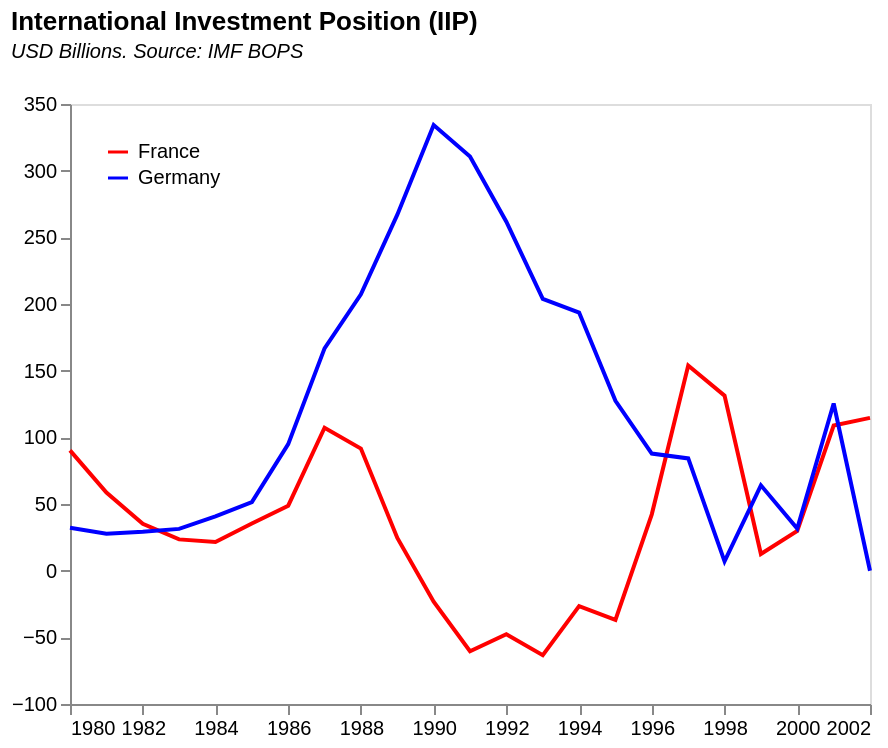

This figure's Vega-Lite source:
### Vega-Lite specification from a JSON file in a GitHub repository (floating-point values rounded to 4 significant figures)
{"$schema": "https://vega.github.io/schema/vega-lite/v5.json", "data": {"values": [{"Year": "1980", "Bangladesh": "", "Brazil": "", "China": "", "Congo DR": "", "Egypt": "", "France": "90177", "Germany": "32115", "India": "", "Indonesia": "", "Japan": "", "Korea": "", "Mexico": "", "Nigeria": "", "Pakistan": "", "Philippines": "", "Russia": "", "Thailand": "", "Turkey": "", "UK": "41093", "US": "296861"}, {"Year": "1981", "Bangladesh": "", "Brazil": "", "China": "", "Congo DR": "", "Egypt": "", "France": "58546", "Germany": "27755", "India": "", "Indonesia": "", "Japan": "", "Korea": "", "Mexico": "", "Nigeria": "", "Pakistan": "", "Philippines": "", "Russia": "", "Thailand": "", "Turkey": "", "UK": "60064", "US": "226992"}, {"Year": "1982", "Bangladesh": "", "Brazil": "", "China": "", "Congo DR": "", "Egypt": "", "France": "35123", "Germany": "29125", "India": "", "Indonesia": "", "Japan": "", "Korea": "", "Mexico": "", "Nigeria": "", "Pakistan": "", "Philippines": "", "Russia": "", "Thailand": "", "Turkey": "", "UK": "68113", "US": "238366"}, {"Year": "1983", "Bangladesh": "", "Brazil": "", "China": "", "Congo DR": "", "Egypt": "", "France": "23462", "Germany": "31337", "India": "", "Indonesia": "", "Japan": "", "Korea": "", "Mexico": "", "Nigeria": "", "Pakistan": "", "Philippines": "", "Russia": "", "Thailand": "", "Turkey": "-17384", "UK": "78594", "US": "261495"}, {"Year": "1984", "Bangladesh": "", "Brazil": "", "China": "", "Congo DR": "", "Egypt": "", "France": "21474", "Germany": "40715", "India": "", "Indonesia": "", "Japan": "", "Korea": "", "Mexico": "", "Nigeria": "", "Pakistan": "", "Philippines": "", "Russia": "", "Thailand": "", "Turkey": "-16651", "UK": "88688", "US": "140140"}, {"Year": "1985", "Bangladesh": "", "Brazil": "", "China": "", "Congo DR": "", "Egypt": "", "France": "35433", "Germany": "51455", "India": "", "Indonesia": "", "Japan": "", "Korea": "", "Mexico": "", "Nigeria": "", "Pakistan": "", "Philippines": "", "Russia": "", "Thailand": "", "Turkey": "-20708", "UK": "100389", "US": "104281"}, {"Year": "1986", "Bangladesh": "", "Brazil": "", "China": "", "Congo DR": "", "Egypt": "", "France": "48744", "Germany": "94864", "India": "", "Indonesia": "", "Japan": "", "Korea": "", "Mexico": "", "Nigeria": "", "Pakistan": "", "Philippines": "", "Russia": "", "Thailand": "", "Turkey": "-24934", "UK": "144672", "US": "109231"}, {"Year": "1987", "Bangladesh": "", "Brazil": "", "China": "", "Congo DR": "", "Egypt": "", "France": "107202", "Germany": "166702", "India": "", "Indonesia": "", "Japan": "", "Korea": "", "Mexico": "", "Nigeria": "", "Pakistan": "", "Philippines": "", "Russia": "", "Thailand": "", "Turkey": "-29522", "UK": "91209", "US": "59617"}, {"Year": "1988", "Bangladesh": "", "Brazil": "", "China": "", "Congo DR": "", "Egypt": "", "France": "91554", "Germany": "207217", "India": "", "Indonesia": "", "Japan": "", "Korea": "", "Mexico": "", "Nigeria": "", "Pakistan": "", "Philippines": "", "Russia": "", "Thailand": "", "Turkey": "-30623", "UK": "86285", "US": "21478"}, {"Year": "1989", "Bangladesh": "", "Brazil": "", "China": "", "Congo DR": "", "Egypt": "", "France": "24531", "Germany": "266985", "India": "", "Indonesia": "", "Japan": "", "Korea": "", "Mexico": "", "Nigeria": "", "Pakistan": "", "Philippines": "", "Russia": "", "Thailand": "", "Turkey": "-30523", "UK": "81492", "US": "-33713"}, {"Year": "1990", "Bangladesh": "", "Brazil": "", "China": "", "Congo DR": "", "Egypt": "", "France": "-23216", "Germany": "334268", "India": "", "Indonesia": "", "Japan": "", "Korea": "", "Mexico": "", "Nigeria": "", "Pakistan": "", "Philippines": "", "Russia": "", "Thailand": "", "Turkey": "-36759", "UK": "-27053", "US": "-149523"}, {"Year": "1991", "Bangladesh": "", "Brazil": "", "China": "", "Congo DR": "", "Egypt": "", "France": "-60477", "Germany": "310551", "India": "", "Indonesia": "", "Japan": "", "Korea": "", "Mexico": "", "Nigeria": "", "Pakistan": "", "Philippines": "", "Russia": "", "Thailand": "", "Turkey": "-35419", "UK": "-7577", "US": "-243315"}, {"Year": "1992", "Bangladesh": "", "Brazil": "", "China": "", "Congo DR": "", "Egypt": "", "France": "-47637", "Germany": "261679", "India": "", "Indonesia": "", "Japan": "", "Korea": "", "Mexico": "", "Nigeria": "", "Pakistan": "", "Philippines": "", "Russia": "", "Thailand": "", "Turkey": "-37335", "UK": "16700", "US": "-432128"}, {"Year": "1993", "Bangladesh": "", "Brazil": "", "China": "", "Congo DR": "", "Egypt": "", "France": "-63409", "Germany": "203812", "India": "", "Indonesia": "", "Japan": "", "Korea": "", "Mexico": "", "Nigeria": "", "Pakistan": "", "Philippines": "", "Russia": "17891", "Thailand": "", "Turkey": "-46316", "UK": "43837", "US": "-121808"}, {"Year": "1994", "Bangladesh": "", "Brazil": "", "China": "", "Congo DR": "", "Egypt": "", "France": "-26574", "Germany": "193582", "India": "", "Indonesia": "", "Japan": "", "Korea": "-37245", "Mexico": "", "Nigeria": "", "Pakistan": "", "Philippines": "", "Russia": "14862", "Thailand": "", "Turkey": "-45996", "UK": "35244", "US": "-110311"}, {"Year": "1995", "Bangladesh": "", "Brazil": "", "China": "", "Congo DR": "", "Egypt": "", "France": "-36867", "Germany": "127360", "India": "", "Indonesia": "", "Japan": "", "Korea": "-46129", "Mexico": "", "Nigeria": "", "Pakistan": "", "Philippines": "", "Russia": "13153", "Thailand": "-53976", "Turkey": "-46786", "UK": "-23048", "US": "-277567"}, {"Year": "1996", "Bangladesh": "", "Brazil": "", "China": "", "Congo DR": "", "Egypt": "", "France": "42240", "Germany": "87795", "India": "-83413", "Indonesia": "", "Japan": "891025", "Korea": "-63529", "Mexico": "", "Nigeria": "", "Pakistan": "", "Philippines": "", "Russia": "6877", "Thailand": "-62859", "Turkey": "-50289", "UK": "-96952", "US": "-328306"}, {"Year": "1997", "Bangladesh": "", "Brazil": "", "China": "", "Congo DR": "", "Egypt": "", "France": "153839", "Germany": "84203", "India": "-82081", "Indonesia": "", "Japan": "958733", "Korea": "-75538", "Mexico": "", "Nigeria": "", "Pakistan": "", "Philippines": "", "Russia": "612", "Thailand": "-74382", "Turkey": "-56305", "UK": "-93187", "US": "-788225"}, {"Year": "1998", "Bangladesh": "", "Brazil": "", "China": "", "Congo DR": "", "Egypt": "", "France": "131245", "Germany": "6972", "India": "-80294", "Indonesia": "", "Japan": "1153635", "Korea": "-68896", "Mexico": "", "Nigeria": "", "Pakistan": "", "Philippines": "", "Russia": "-4370", "Thailand": "-63812", "Turkey": "-62718", "UK": "-196765", "US": "-1033775"}, {"Year": "1999", "Bangladesh": "-12087", "Brazil": "", "China": "", "Congo DR": "", "Egypt": "", "France": "12531", "Germany": "64031", "India": "-78028", "Indonesia": "", "Japan": "829119", "Korea": "-91691", "Mexico": "", "Nigeria": "", "Pakistan": "", "Philippines": "", "Russia": "4305", "Thailand": "-46807", "Turkey": "-72436", "UK": "-260523", "US": "-1002236"}, {"Year": "2000", "Bangladesh": "-15379", "Brazil": "", "China": "", "Congo DR": "", "Egypt": "", "France": "29709", "Germany": "31629", "India": "-76841", "Indonesia": "", "Japan": "1157933", "Korea": "-42269", "Mexico": "", "Nigeria": "", "Pakistan": "", "Philippines": "", "Russia": "70133", "Thailand": "-58993", "Turkey": "-96782", "UK": "-132716", "US": "-1536249"}, {"Year": "2001", "Bangladesh": "-15790", "Brazil": "-262275", "China": "", "Congo DR": "", "Egypt": "", "France": "108875", "Germany": "125344", "India": "-70874", "Indonesia": "-114293", "Japan": "1360082", "Korea": "-57708", "Mexico": "-220599", "Nigeria": "", "Pakistan": "", "Philippines": "-37232", "Russia": "50507", "Thailand": "-50809", "Turkey": "-82929", "UK": "-121468", "US": "-2294467"}, {"Year": "2002", "Bangladesh": "-17695", "Brazil": "-227590", "China": "", "Congo DR": "", "Egypt": "", "France": "114577", "Germany": "-75", "India": "-60795", "Indonesia": "-98946", "Japan": "1462160", "Korea": "-61082", "Mexico": "-200174", "Nigeria": "", "Pakistan": "", "Philippines": "-37877", "Russia": "43338", "Thailand": "-44634", "Turkey": "-83441", "UK": "-1709", "US": "-2410364"}, {"Year": "2003", "Bangladesh": "-18102", "Brazil": "-267762", "China": "", "Congo DR": "", "Egypt": "", "France": "-57404", "Germany": "21080", "India": "-47254", "Indonesia": "-106317", "Japan": "1613625", "Korea": "-63018", "Mexico": "-212243", "Nigeria": "", "Pakistan": "-26840", "Philippines": "-41614", "Russia": "10030", "Thailand": "-54579", "Turkey": "-103314", "UK": "-32364", "US": "-2292395"}, {"Year": "2004", "Bangladesh": "-18524", "Brazil": "-282137", "China": "240419", "Congo DR": "", "Egypt": "-20760", "France": "-71723", "Germany": "138922", "India": "-44304", "Indonesia": "-117129", "Japan": "1784482", "Korea": "-60215", "Mexico": "-236625", "Nigeria": "", "Pakistan": "-28066", "Philippines": "-40211", "Russia": "-4797", "Thailand": "-50966", "Turkey": "-124377", "UK": "-218151", "US": "-2362767"}, {"Year": "2005", "Bangladesh": "-19683", "Brazil": "-299735", "China": "356829", "Congo DR": "", "Egypt": "-16275", "France": "-34070", "Germany": "356520", "India": "-60174", "Indonesia": "-125197", "Japan": "1531754", "Korea": "-143871", "Mexico": "-256445", "Nigeria": "-22389", "Pakistan": "-29430", "Philippines": "-39898", "Russia": "-31866", "Thailand": "-53835", "Turkey": "-170260", "UK": "-204555", "US": "-1857865"}, {"Year": "2006", "Bangladesh": "-19828", "Brazil": "-350436", "China": "518259", "Congo DR": "", "Egypt": "-11014", "France": "-107530", "Germany": "423929", "India": "-60707", "Indonesia": "-137216", "Japan": "1808167", "Korea": "-156707", "Mexico": "-313616", "Nigeria": "5293", "Pakistan": "-35718", "Philippines": "-46173", "Russia": "-14838", "Thailand": "-55153", "Turkey": "-203054", "UK": "-332062", "US": "-1807818"}, {"Year": "2007", "Bangladesh": "-19733", "Brazil": "-496021", "China": "952001", "Congo DR": "", "Egypt": "-8579", "France": "-239171", "Germany": "429060", "India": "-75842", "Indonesia": "-169546", "Japan": "2194949", "Korea": "-188934", "Mexico": "-319618", "Nigeria": "8539", "Pakistan": "-51041", "Philippines": "-47260", "Russia": "-148642", "Thailand": "-55069", "Turkey": "-309701", "UK": "-401846", "US": "-1278830"}, {"Year": "2008", "Bangladesh": "-21836", "Brazil": "-243658", "China": "1392197", "Congo DR": "", "Egypt": "-27238", "France": "-368196", "Germany": "594007", "India": "-88582", "Indonesia": "-148123", "Japan": "2489372", "Korea": "-70256", "Mexico": "-292164", "Nigeria": "14530", "Pakistan": "-70451", "Philippines": "-31558", "Russia": "250250", "Thailand": "-13417", "Turkey": "-191978", "UK": "154770", "US": "-3994624"}, {"Year": "2009", "Bangladesh": "-19138", "Brazil": "-559110", "China": "1293397", "Congo DR": "", "Egypt": "-29738", "France": "-394677", "Germany": "763506", "India": "-131893", "Indonesia": "-213724", "Japan": "2916476", "Korea": "-100684", "Mexico": "-323001", "Nigeria": "-7891", "Pakistan": "-55933", "Philippines": "-29140", "Russia": "102912", "Thailand": "-4517", "Turkey": "-270142", "UK": "-419179", "US": "-2626940"}, {"Year": "2010", "Bangladesh": "-21070", "Brazil": "-906164", "China": "1478292", "Congo DR": "", "Egypt": "-43449", "France": "-226538", "Germany": "720533", "India": "-211498", "Indonesia": "-291062", "Japan": "3150373", "Korea": "-132652", "Mexico": "-409147", "Nigeria": "-15236", "Pakistan": "-59162", "Philippines": "-29312", "Russia": "18409", "Thailand": "-41873", "Turkey": "-363519", "UK": "-204448", "US": "-2511072"}, {"Year": "2011", "Bangladesh": "-22153", "Brazil": "-820352", "China": "1534790", "Congo DR": "", "Egypt": "-52611", "France": "-200851", "Germany": "648468", "India": "-226581", "Indonesia": "-318273", "Japan": "3419240", "Korea": "-82183", "Mexico": "-373553", "Nigeria": "-24561", "Pakistan": "-59820", "Philippines": "-23054", "Russia": "149450", "Thailand": "-41047", "Turkey": "-316034", "UK": "-232880", "US": "-4454617"}, {"Year": "2012", "Bangladesh": "-19422", "Brazil": "-794826", "China": "1678075", "Congo DR": "", "Egypt": "-69315", "France": "-353302", "Germany": "800674", "India": "-301166", "Indonesia": "-361224", "Japan": "3458136", "Korea": "-97686", "Mexico": "-514695", "Nigeria": "-32503", "Pakistan": "-63762", "Philippines": "-40637", "Russia": "142331", "Thailand": "-81072", "Turkey": "-425062", "UK": "-697637", "US": "-4569528"}, {"Year": "2013", "Bangladesh": "-18864", "Brazil": "-723915", "China": "1818365", "Congo DR": "-17244", "Egypt": "-82288", "France": "-483370", "Germany": "956879", "India": "-323170", "Indonesia": "-371433", "Japan": "3093319", "Korea": "-40383", "Mexico": "-571647", "Nigeria": "-52590", "Pakistan": "-70996", "Philippines": "-35957", "Russia": "185483", "Thailand": "-69644", "Turkey": "-391309", "UK": "-453145", "US": "-5443587"}, {"Year": "2014", "Bangladesh": "-22399", "Brazil": "-705914", "China": "1610312", "Congo DR": "-16826", "Egypt": "-85376", "France": "-407578", "Germany": "1031699", "India": "-361538", "Indonesia": "-383973", "Japan": "2910483", "Korea": "80879", "Mexico": "-536811", "Nigeria": "-84542", "Pakistan": "-76343", "Philippines": "-40897", "Russia": "313248", "Thailand": "-97279", "Turkey": "-436185", "UK": "-567126", "US": "-7021188"}, {"Year": "2015", "Bangladesh": "-20974", "Brazil": "-374685", "China": "1698871", "Congo DR": "-17923", "Egypt": "-101463", "France": "-309406", "Germany": "1138773", "India": "-368442", "Indonesia": "-376834", "Japan": "2715205", "Korea": "204454", "Mexico": "-501315", "Nigeria": "-106528", "Pakistan": "-76703", "Philippines": "-28202", "Russia": "339169", "Thailand": "-42817", "Turkey": "-369547", "UK": "-460280", "US": "-7590470"}, {"Year": "2016", "Bangladesh": "-21474", "Brazil": "-566634", "China": "1984890", "Congo DR": "-19251", "Egypt": "-123711", "France": "-306291", "Germany": "1294547", "India": "-367345", "Indonesia": "-333782", "Japan": "2879243", "Korea": "281138", "Mexico": "-460143", "Nigeria": "-63634", "Pakistan": "-89981", "Philippines": "-27993", "Russia": "219666", "Thailand": "-33115", "Turkey": "-345530", "UK": "196047", "US": "-8258387"}, {"Year": "2017", "Bangladesh": "-28664", "Brazil": "-645232", "China": "2065230", "Congo DR": "-20627", "Egypt": "-139669", "France": "-554194", "Germany": "1733811", "India": "-426692", "Indonesia": "-323365", "Japan": "2916644", "Korea": "261710", "Mexico": "-525429", "Nigeria": "-57414", "Pakistan": "-103902", "Philippines": "-42709", "Russia": "280296", "Thailand": "-50286", "Turkey": "-442518", "UK": "-94187", "US": "-7830724"}, {"Year": "2018", "Bangladesh": "-40700", "Brazil": "-595353", "China": "2107502", "Congo DR": "-22253", "Egypt": "-156953", "France": "-521450", "Germany": "2014470", "India": "-433862", "Indonesia": "-317051", "Japan": "3080381", "Korea": "436190", "Mexico": "-554350", "Nigeria": "-56333", "Pakistan": "-112632", "Philippines": "-48556", "Russia": "374402", "Thailand": "-26316", "Turkey": "-336090", "UK": "-83549", "US": "-9795821"}, {"Year": "2019", "Bangladesh": "-48313", "Brazil": "-785695", "China": "2299588", "Congo DR": "-23538", "Egypt": "-176013", "France": "-674129", "Germany": "2284515", "India": "-430301", "Indonesia": "-337919", "Japan": "3270456", "Korea": "517765", "Mexico": "-613272", "Nigeria": "-67407", "Pakistan": "-115006", "Philippines": "-38769", "Russia": "359491", "Thailand": "-23973", "Turkey": "-309297", "UK": "-313969", "US": "-11653050"}, {"Year": "2020", "Bangladesh": "-44055", "Brazil": "-554240", "China": "2286798", "Congo DR": "-24403", "Egypt": "-202641", "France": "-870472", "Germany": "2679973", "India": "-352021", "Indonesia": "-279975", "Japan": "3422134", "Korea": "487195", "Mexico": "-529111", "Nigeria": "-76901", "Pakistan": "-117109", "Philippines": "-21333", "Russia": "516731", "Thailand": "37599", "Turkey": "-384152", "UK": "-515768", "US": "-14707424"}, {"Year": "2021", "Bangladesh": "-60394", "Brazil": "-605624", "China": "1983306", "Congo DR": "", "Egypt": "-232314", "France": "-908221", "Germany": "2882804", "India": "-377039", "Indonesia": "-277408", "Japan": "3600127", "Korea": "659565", "Mexico": "-542046", "Nigeria": "-73491", "Pakistan": "-127375", "Philippines": "-28120", "Russia": "484828", "Thailand": "27525", "Turkey": "-252869", "UK": "-465776", "US": "-18124293"}, {"Year": "2022.00", "Bangladesh": "-70209", "Brazil": "-728415", "China": "2364004", "Congo DR": "", "Egypt": "", "France": "-594806", "Germany": "2760317", "India": "-415558", "Indonesia": "-262612", "Japan": "3171862", "Korea": "786017", "Mexico": "-564455", "Nigeria": "-77939", "Pakistan": "-131293", "Philippines": "-30139", "Russia": "", "Thailand": "13820", "Turkey": "-224839", "UK": "-167155", "US": "-16710798"}], "format": {"parse": {"Year": "date"}}}, "title": {"text": "International Investment Position (IIP)", "subtitle": ["USD Billions. Source: IMF BOPS", ""], "subtitleFontStyle": "italic", "subtitleFontSize": 10, "anchor": "start", "color": "black"}, "transform": [{"fold": ["France", "Germany"], "as": ["var", "val"]}, {"calculate": "datum.val/1000", "as": "val_bn"}, {"filter": "datum.Year < 1031152000000"}], "width": 400, "height": 300, "mark": {"type": "line", "color": "seagreen", "strokeWidth": 2, "opacity": 1}, "encoding": {"x": {"field": "Year", "type": "temporal", "title": null, "axis": {"grid": false}}, "y": {"field": "val_bn", "type": "quantitative", "title": null, "axis": {"grid": false}}, "color": {"field": "var", "scale": {"range": ["red", "blue", "green", "yellow", "pink"]}, "legend": {"orient": "top-left", "title": null}}}}
